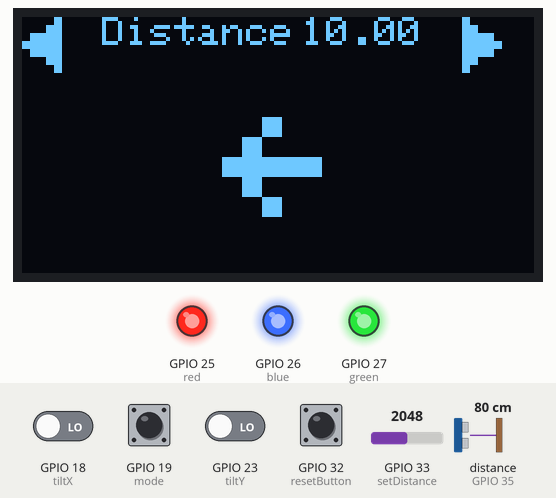
The sketch below on a simulated ESP32. On the bench: 128×64 one-colour display, output pins drawn as LEDs (lit = HIGH). Wiring (inferred from the names in the program): ultrasonic range finder: trigger GPIO 13; echo GPIO 35. The test bench sets the inputs (shaded band); at power-on: GPIO 19 (mode) HIGH, GPIO 18 (tiltX), GPIO 23 (tiltY), GPIO 32 (resetButton) LOW, distance to the obstacle (sensor on GPIO 35) 80 cm, GPIO 33 (setDistance) = 2048. The echo pulse lasts 58.3 µs per cm; pins used as bus, display or sensor lines are not drawn; what the sketch prints to the serial monitor is not drawn.

Above: at 3.2 s.
3.3 s: GPIO 18 (tiltX) driven HIGH
At 4.4 s:
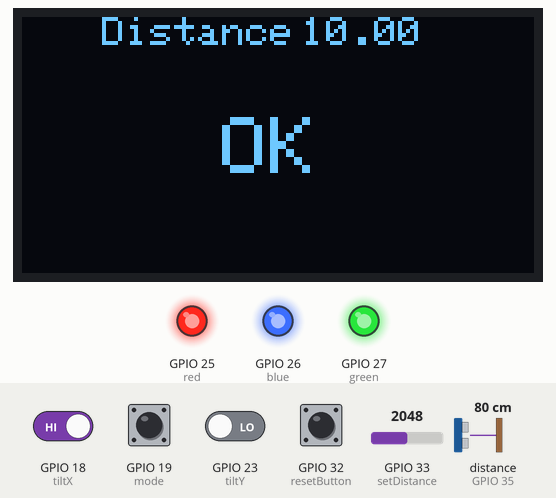
5.0 s: GPIO 32 (resetButton) pulled HIGH for 1 s
At 6.4 s:
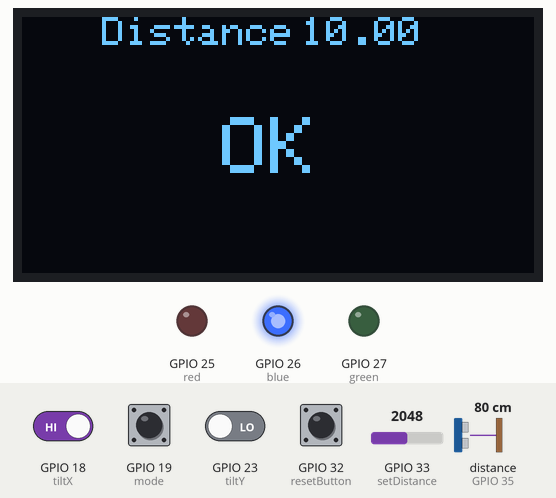
7.5 s: distance to the obstacle (sensor on GPIO 35) set to 73 cm
9.0 s: distance to the obstacle (sensor on GPIO 35) set to 65 cm
At 10.5 s:
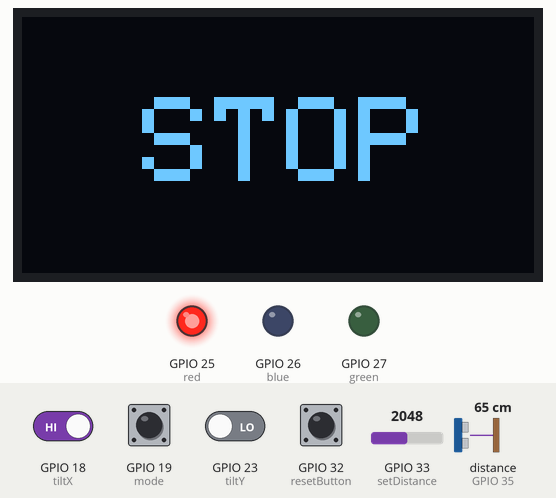
12.0 s: GPIO 33 (setDistance) set to 2866
At 13.3 s:
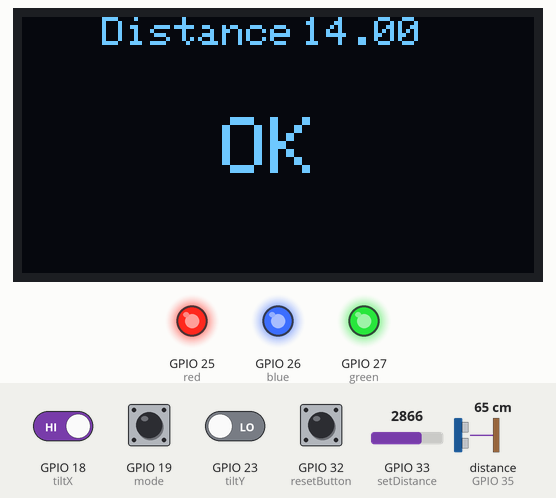
13.7 s: GPIO 33 (setDistance) set to 3603
At 15.1 s:
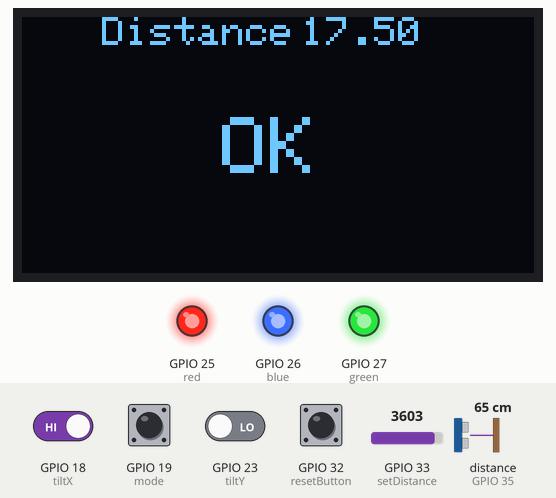
Timing chart, 0 to 16.4 s (numbered marks = the images above; inputs shaded):
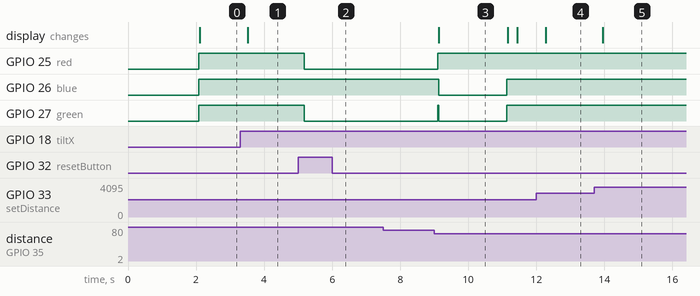

Measured:
- the behaviour switches between 71 and 70 cm on distance to the obstacle (sensor on GPIO 35) (found by bisection; images 2 and 3)
- after the input at 3.3 s, the display: changes after 0.22 s (image 1)
- after the input at 5.0 s, GPIO 25 (red), GPIO 27 (green): HIGH → LOW after 0.18 s
- after the input at 9.0 s, GPIO 25 (red): LOW → HIGH after 0.11 s; GPIO 26 (blue): HIGH → LOW after 0.13 s, → HIGH 2.0 s later; GPIO 27 (green): LOW → HIGH after 0.11 s, → LOW 0.03 s later, → HIGH 2.0 s later; the display: changes after 0.13 s (image 3)
- after the input at 12.0 s, the display: changes after 0.28 s (image 4)
- after the input at 13.7 s, the display: changes after 0.26 s (image 5)
- what the display in image 3 shows lasts 2.1 s, from 9.1 s to 11.2 s

The sketch:

precisionAssistant.ino
```cpp
/* Code for displaying auto-leveling and drilling distance on an OLED screen, using two tilt sensors and one ultrasonic sensor */
/* Authors: POPOVICI ANDREI & SORODOC MATEI */
/* Date: 30-09-2023 */
#include <Arduino.h>
#include <Wire.h>
#include <Adafruit_GFX.h>
#include <Adafruit_SSD1306.h>

#define trig 13
#define echo 35

#define setDistance 33
#define resetButton 32

#define red 25
#define green 27
#define blue 26

#define SCREEN_WIDTH 128  // OLED display width, in pixels
#define SCREEN_HEIGHT 64  // OLED display height, in pixels

int mode = 19;

int tiltX = 18;
int tiltY = 23;

char arrowDown = 25;
char arrowRight = 26;
char arrowFilledLeft = 17;
char arrowFilledRight = 16;
char arrowFilledUp = 30;
char arrowFilledDown = 31;
char arrowLeft = 27;

long duration, cm , distanceWanted, distanceDrilled = 0, analogValue, initialCm;
bool resetState = 0, k = 0;

float floatMap(float x, float in_min, float in_max, float out_min, float out_max) {
    return (x - in_min) * (out_max - out_min) / (in_max - in_min) + out_min;
}

Adafruit_SSD1306 display(SCREEN_WIDTH, SCREEN_HEIGHT, &Wire, -1);

void setup() {
    // Init Serial Monitor
    Serial.begin(115200);

    pinMode(trig, OUTPUT);
    pinMode(echo, INPUT);

    pinMode(setDistance, INPUT_PULLDOWN);
    pinMode(resetButton, INPUT_PULLDOWN);

    pinMode(red, OUTPUT);
    pinMode(green, OUTPUT);
    pinMode(blue, OUTPUT);

      if (!display.begin(SSD1306_SWITCHCAPVCC, 0x3C)) {
    Serial.println(F("SSD1306 allocation failed"));
    for (;;)
      ;
  }
  delay(2000);
  display.clearDisplay();
  display.setTextColor(WHITE);

  pinMode(tiltX, INPUT);
  pinMode(tiltY, INPUT);
  pinMode(mode, INPUT);

}

void loop() {

  display.clearDisplay();

    digitalWrite(trig, LOW);
    delayMicroseconds(5);
    digitalWrite(trig, HIGH);
    delayMicroseconds(10);
    digitalWrite(trig, LOW);

    duration = pulseIn(echo, HIGH);

    cm = (duration/2) / 29.1;
    delay(50);

    analogWrite(red, 255);
    analogWrite(green, 255);
    analogWrite(blue, 255);

    analogValue = analogRead(setDistance);
    double distanceWanted = round(2. * floatMap(analogValue, 0, 4095, 0, 20)) / 2.;

    if(digitalRead(resetButton) == 1 && k == 0){
        resetState = 1;
        k = 1;
        initialCm = cm;
        Serial.print("Intial: ");
        Serial.println(initialCm);
        Serial.println();
    }

    if(resetState == 1 && k == 1){
        if(cm > (initialCm - distanceWanted )){

            if(cm - (initialCm - distanceWanted) <= distanceWanted){

                // display.setTextSize(1);
                // display.setCursor(40, 0);
                // display.print("Centimeters left: ");
                // display.setTextSize(1);
                // display.setCursor(80, 0);
                // display.print(cm - (initialCm - distanceWanted));
                // display.display();
                // delay(200);
            }
            else{
               //  display.setTextSize(1);
               //  display.setCursor(80, 0);
               //  display.print("Start!");
               //  display.display();
               //  delay(200);
               //
                Serial.print("");
            }

            analogWrite(red, 0);
            analogWrite(green,0);
            analogWrite(blue,255);
        }
        else {

            display.setTextSize(3);
            display.setCursor(30, 20);
            display.print("STOP");
            display.display();
            analogWrite(red, 255);
            analogWrite(green, 0);
            analogWrite(blue, 0);
            resetState = 0;
            k = 0;
            delay(2000);

            analogWrite(red, 255);
            analogWrite(green, 255);
            analogWrite(blue, 255);

        }

    }
    else{
        Serial.println("Waiting...");
    }

      if (digitalRead(tiltY) == HIGH && digitalRead(mode) == LOW){
    display.setTextSize(2);
    display.setCursor(0, 0);
    display.print(arrowFilledUp);

    display.setTextSize(2);
    display.setCursor(0, 50);
    display.print(arrowFilledDown);

    display.setTextSize(4);
    display.setCursor(55, 20);
    display.print(arrowDown);
    display.setTextSize(1);
    display.setCursor(20, 0);
    display.print("Distance ");

    display.setTextSize(1);
    display.setCursor(70, 0);
    display.print(distanceWanted);
    display.display();
    delay(200);

  }

  else if(digitalRead(tiltY) == LOW && digitalRead(mode) == LOW){
    display.setTextSize(2);
    display.setCursor(50, 25);
    display.print("OK");
    display.setTextSize(1);
    display.setCursor(20, 0);
    display.print("Distance ");

    display.setTextSize(1);
    display.setCursor(70, 0);
    display.print(distanceWanted);
    display.display();
    delay(200);

  }

  else if(digitalRead(tiltX) == LOW && digitalRead(tiltY) == HIGH && digitalRead(mode) == HIGH){

    display.setTextSize(2);
    display.setCursor(0, 0);
    display.print(arrowFilledLeft);

    display.setTextSize(2);
    display.setCursor(110, 0);
    display.print(arrowFilledRight);

    display.setTextSize(5);
    display.setCursor(50, 20);
    display.print(arrowRight);
    display.setTextSize(1);
    display.setCursor(20, 0);
    display.print("Distance ");

    display.setTextSize(1);
    display.setCursor(70, 0);
    display.print(distanceWanted);
    display.display();
    delay(200);
  }

  else if(digitalRead(tiltX) == HIGH && digitalRead(tiltY) == HIGH && digitalRead(mode) == HIGH){
    display.setTextSize(2);
    display.setCursor(50, 25);
    display.print("OK");
    display.setTextSize(1);
    display.setCursor(20, 0);
    display.print("Distance ");

    display.setTextSize(1);
    display.setCursor(70, 0);
    display.print(distanceWanted);
    display.display();
    delay(200);
  }

    else if(digitalRead(tiltX) == LOW && digitalRead(tiltY) == LOW && digitalRead(mode) == HIGH){

    display.setTextSize(2);
    display.setCursor(0, 0);
    display.print(arrowFilledLeft);

    display.setTextSize(2);
    display.setCursor(110, 0);
    display.print(arrowFilledRight);

    display.setTextSize(5);
    display.setCursor(50, 20);
    display.print(arrowLeft);
    display.setTextSize(1);
    display.setCursor(20, 0);
    display.print("Distance ");

    display.setTextSize(1);
    display.setCursor(70, 0);
    display.print(distanceWanted);
    display.display();
    delay(200);


  }

  else if(digitalRead(tiltX) == HIGH && digitalRead(tiltY) == LOW && digitalRead(mode) == HIGH){

    display.setTextSize(2);
    display.setCursor(50, 25);
    display.print("OK");
    display.setTextSize(1);
    display.setCursor(20, 0);
    display.print("Distance ");

    display.setTextSize(1);
    display.setCursor(70, 0);
    display.print(distanceWanted);
    display.display();
    delay(200);
  }

  else{
    display.setTextSize(2);
    display.setCursor(40, 30);
    display.print("ERROR");
    display.display();
    delay(200);
  }

}
```
